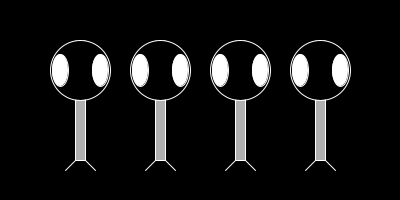
Frame 1 (no input)
Frame 60 (the mouse pressed at the canvas centre just before this capture): identical to frame 1, image omitted
Frame 120 (the mouse held since frame 60 and released just before this capture): identical to frame 1, image omitted

The Processing sketch that drew this single still picture (run headless with seeded random() and noise(); from frame 60 on, the mouse is pressed at the canvas centre):

// Processing sketch: processing_26469
// ── processing_26469.pde

void setup() {
  size(400,200);  
  smooth();       
}

void draw() {
  background(0);  
  int y = height/2;

  for (int x = 80; x < width; x += 80) {
    drawZoog(x, 100, 60, 60, 16);
  }
}


void drawZoog(int x, int y, int w, int h, int eyeSize) {

  stroke(255);
  fill(175);
  rectMode(CENTER);
  rect(x, y, w/6, h*2);


  fill(0);
  ellipse(x, y-h/2, w, h);


  fill(255);
  ellipse(x-w/3, y-h/2, eyeSize, eyeSize*2);
  ellipse(x+w/3, y-h/2, eyeSize, eyeSize*2);


  stroke(255);
  line(x-w/12, y+h, x-w/4, y+h+10);
  line(x+w/12, y+h, x+w/4, y+h+10); 
}
